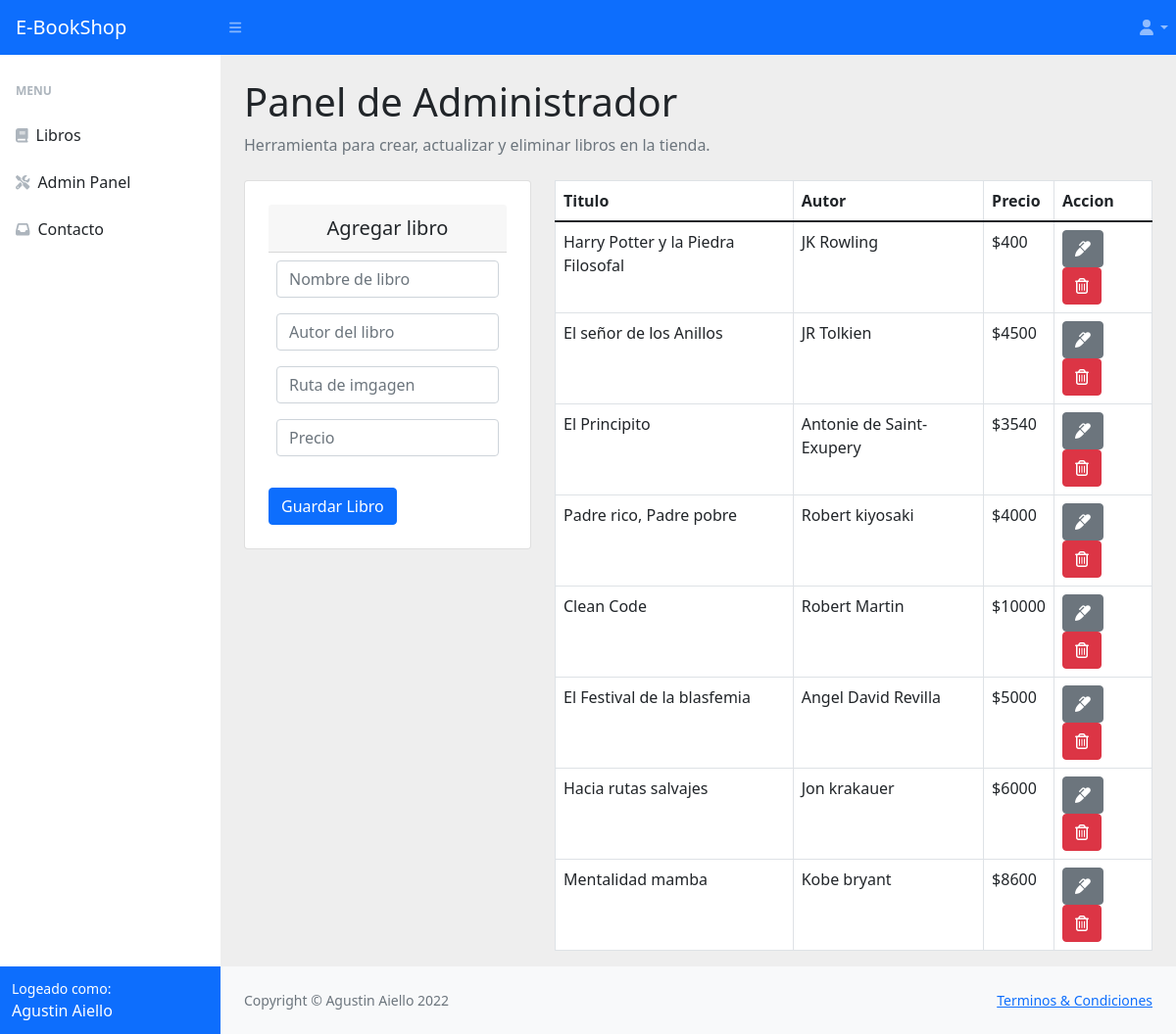
The page /crud_page.php (signed in) on the database its author committed.
### tables this page shows
CREATE TABLE `book` (
  `id` int(11) NOT NULL,
  `titulo` varchar(255) NOT NULL,
  `autor` varchar(255) NOT NULL,
  `precio` int(11) NOT NULL,
  `img` varchar(255) NOT NULL
);

### crud_page.php (the view, shortened to what this page needs)
<?php if(isset($_SESSION['nombre']) and $_SESSION['rol'] == 'Administrador'){ ?>
<?php include('includes/header.php');?>
<body>
<?php include('includes/navbar.php');?>
<div  style="background-color: #eeeeee;" id="layoutSidenav_content">
            <main class="container-fluid px-4">
                    <h1 class="mt-4">Panel de Administrador</h1>
                    <ol class="breadcrumb mb-4">
                            <li class="breadcrumb-item active">Herramienta para crear, actualizar y eliminar libros en la tienda.</li>
                        </ol>
                    <div class="row">
                        <div class="col-md-4">
                                <div style="background-color: white;" class="card card-body p-4">
                                    <div class="card-header"><h5 class="text-center font-weight-light my-1">Agregar libro</h5></div>
                                    <form action="create.php" method="POST">
                                    <div class="form-group p-2">
                                        <input type="text" name="title" class="form-control" id="libronombre" placeholder="Nombre de libro" autofocus>
                                    </div>
                                    <div class="form-group p-2">
                                        <input type="text" name="author" class="form-control" placeholder="Autor del libro" id="libroautor" autofocus>
                                    </div>
                                    <div class="form-group p-2">
                                        <input type="text" name="imgpath" class="form-control" placeholder="Ruta de imgagen" id="rutaimagenlibro" autofocus>
                                    </div>
                                    <div class="form-group p-2">
                                    <input type="text" name="price" class="form-control" placeholder="Precio" id="Precio" autofocus>
                                    </div>
                                    <div class="mt-4 mb-0">
                                    <input type="submit" name="save_book" class="btn btn-primary btn-block" value="Guardar Libro">
                                    </div>
                                    </form>
                                </div>
                        </div>
                        <div class="col-md-8">
                        <table style="background-color: white;" class="table table-bordered">
                            <thead>
                            <tr>
                                <th>Titulo</th>
                                <th>Autor</th>
                                <th>Precio</th>
                                <th>Accion</th>
                            </tr>
                            </thead>
                            <tbody>
                            <?php
                                include("db.php");
                                $query = "SELECT * FROM book";
                                $result_books = mysqli_query($conexion, $query);
                                while($row = mysqli_fetch_assoc($result_books)) { ?>
                                <tr>
                                <td><?php echo $row['titulo']?></th>
                                <td><?php echo $row['autor']?></th>
                                <td>$<?php echo $row['precio']?></th>
                                <td>
                                <a href="update_page.php?id=<?php echo $row['id']?>" class="btn btn-secondary"><i class="fas fa-marker"></i></a>
                                <a href="delete.php?id=<?php echo $row['id']?>" class="btn btn-danger"><i class="far fa-trash-alt"></i></a>
                                </td>
                                </tr>
                                <?php } ?>
                            </tbody>
                        </table>
                        </div>
                    </div>
                </main>
                <?php  include("includes/footer.php")?>
        </div>
    </div>
    </body>
</html>
<?php
}
else{
    $_SESSION['message'] = 'Por favor ingresa tus datos para acceder al contenido..';
    $_SESSION['message_type'] = 'danger';
    header('Location: login_page.php');
}
?>

### rows shown on the page
book: titulo "Harry Potter y la Piedra Filosofal", autor "JK Rowling", precio "400"
book: titulo "El señor de los Anillos", autor "JR Tolkien", precio "4500"
book: titulo "El Principito", autor "Antonie de Saint-Exupery", precio "3540"
book: titulo "Padre rico, Padre pobre", autor "Robert kiyosaki", precio "4000"
book: titulo "Clean Code", autor "Robert Martin", precio "10000"
book: titulo "El Festival de la blasfemia", autor "Angel David Revilla", precio "5000"
book: titulo "Hacia rutas salvajes", autor "Jon krakauer", precio "6000"
book: titulo "Mentalidad mamba", autor "Kobe bryant", precio "8600"

### other values the page prints
$_SESSION['nombre'] "Agustin"
$_SESSION['apellido'] "Aiello"
